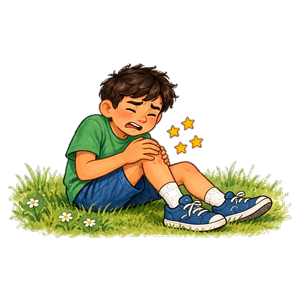
#> input picture tools/vocab-images/p4/soft/hurt.png, 300 x 300 px
$ python -i cut.py   (imports and definitions only)
#> lines starting #> are read from the running program, lines starting #| are printed output that depends on the picture; after the words box and inside, x2 and y2 are one past the last pixel; in counts of white or black regions, pixels touching at a corner belong together
"""Нарезка листов Spotlight 8 (копия sp7/cut.py, настройки листов сброшены): python3 cut.py <лист> <картинка> [<лист> <картинка> ...]
Ряды — по профилю строк (полоса рисунков, за ней полоса подписей). Внутри ряда —
кластеры по зазору (12 → 6 → 3); не сошлось — границы по самым пустым колонкам
около равных долей ряда. Выход: out/<лист>/<term>.png."""
import sys, os
import numpy as np
from PIL import Image
sys.path.insert(0, '..')
from lib import row, row_x, clusters_of, min_rgb_of, fname
from sheets import S
import lib
# фон — только чисто-белое и бесцветное; белое внутри рисунка остаётся
lib.BG_MIN, lib.BG_GREY, lib.KEEP_SOFT = 250, 8, True

# Сцены с белым содержимым (лёд, снег): фон вырезается вместе с ним — заливаем сцену целиком
FILL_OLD = None  # заливка дыр больше не нужна: её заменил строгий порог фона
FILL = set()
# вырезать зажатый белый фон (не везде: белое внутри пузырей пропадало)
# белое, которое чистка кусков фона не трогает: облачка, снег, разметка, облака у края сцены
KEEP_WHITE = set()
# ровно-белое внутри рисунка своё (облака в окне, мяч): снимаем только куски, выходящие наружу
PURE_EDGE = set()
# В Spotlight 5 много нарисованного белого (пузыри речи, бумага, облака): ровно-белое снимаем
# только если оно касается внешнего края; внутри рисунка — только для слов из PURE_ALL
PURE_ALL = set()
# сцены, где фон застрял между фигурами и под ногами: чистим жёстче
EXTRA = set()
HOLES = set()
# белая одежда без контура у края (халат): закрываем маску на N пикселей
CLOSE = {}
PURE_MN, PURE_MIN = 251, 120
# нарисованная тень под предметом: светлое тёплое пятно снаружи тёмного контура.
# Идём от прозрачного края по светлому, только в нижней половине и не глубже SHADOW_D
SHADOW_D = 30
NO_SHADOW = set()

# Листы, где генератор разложил картинки иначе, чем в промпте
# Границы клеток вручную: {лист: {номер ряда: [границы]}}; граница-ступенька (y, x_выше, x_ниже)
CUTS = {}
IMAGES = '/tmp/claude-0/-home-user-classroom/d4a2a0a4-519c-5b81-af84-18451bfcf9dd/images'

LAYOUT_SHEET = {}
ROW_TOP = {}
# мелкие отдельные детали — часть смысла (пустые кружки недели): не выкидывать как крошки
EDGE_D = 6
# В тренажёре под картинкой белая подложка: остатки белого не видны, а лишняя вырезка
# съедает облака и белую одежду. Режем мягко: только фон, связанный с краем листа
GENTLE = True
EW_MN, EW_SP = 228, 22
# рваный белый край (парус, стена): маску сглаживаем — закрываем рваные выемки, дыры, срезаем зубцы
SMOOTH = {}
# Сцена (картинка-виньетка с фоном) сплошная: её край, изъеденный по светлому небу и стенам,
# закрываем большим кругом и возвращаем исходные пиксели. Фигуры (люди, предметы) не трогаем —
# у них между руками и ногами настоящий фон. Сцена = доля заполнения выпуклой оболочки ≥ SCENE_SOLID.
SCENE_R, SCENE_SOLID = 24, 2.0  # выключено: закрытие заливало белым вогнутости у фигур
NO_SCENE = set()
# [11 lines left out: function is_scene, not called in this run]
# ключ «лист/подпись» — только для этого листа (часы листа 166 те же подписи, что у 117)
CUT_BOTTOM = {}  # остаток подписи под рисунком; ключ «подпись» или «лист/подпись»
CUT_LEFT = {}
CUT_RIGHT = {}  # кусок соседнего рисунка у правого края; ключ как у CUT_BOTTOM
NO_SPECK = set()

LAYOUT = {1: [1], 2: [2], 3: [3], 4: [2, 2], 5: [3, 2], 6: [3, 3], 7: [4, 3], 8: [4, 4], 9: [5, 4], 10: [5, 5], 11: [4, 4, 3], 12: [4, 4, 4], 13: [5, 4, 4]}

# [85 lines left out: functions bands, split_rows, column_cuts, erase_glued_captions, not called in this run]

# Предметы с нарисованной мягкой тенью рядом: оставляем только то, что внутри контура
OUTLINE_ONLY = set()

# [93 lines left out: functions outline_only, cut, not called in this run]


def clean_png(p, peel=12, pale=188, grey=30, speck=0.004, pure=250):
    """Белая кайма и крошки после вырезки: снимаем по контуру светлые бесцветные
    пиксели (не глубже peel), выкидываем мелкие островки отдельно от рисунка."""
#> called with p = '../p4/soft/hurt.png', peel = 12, pale = 188, grey = 30, speck = 0.004, pure = 250
    from scipy.ndimage import label, binary_dilation
    im = np.array(Image.open(p).convert('RGBA')).astype(np.int32)
    rgb, a = im[..., :3], im[..., 3]
#> a: shape (300, 300) int32; 192 distinct labels, from 0 to 255
    mn, mx = rgb.min(-1), rgb.max(-1)
    # фон листа — ровный 252-255 без оттенка; нарисованное белое (паруса, снег, скафандр)
    # с фактурой и тоном. Любой такой ровный кусок крупнее PURE_MIN — фон, где бы ни лежал:
    # между ногами, в кольце ключа, между стеблями
    if not p.endswith(tuple(f'/{fname(w)}' for w in KEEP_WHITE)):
        lab, n = label((a > 40) & (mn >= PURE_MN) & (mx - mn <= 4))
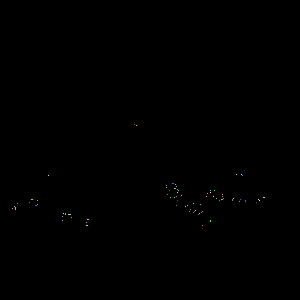
#> lab: shape (300, 300) int32; 78 distinct labels, from 0 to 77; one colour per label, 0 black
#> n = 77
        if n:
            sz = np.bincount(lab.ravel()); sz[0] = 0
#> after `sz = np.bincount(lab.ravel())`: sz = 78 values, max 89907 at index 0, min 1 at index 1, mean 1153.8
            big = np.where(sz >= PURE_MIN)[0]
#> big = empty array
            if GENTLE and not p.endswith(tuple(f'/{fname(w)}' for w in PURE_ALL)):
                edge = np.unique(lab[binary_dilation(a <= 40, iterations=2)])
#> edge = 24 values from 0 to 57
                big = np.array([i for i in big if i in edge], dtype=int)
            elif not p.endswith(tuple(f'/{fname(w)}' for w in PURE_ALL)):
                # касается края — фон; внутри рисунка — фон, только если вокруг него сплошной
                # рисунок (просвет между фигурами). Пузырь речи и листок висят на прозрачном
                # фоне — кольцо вокруг них в основном пустое, их оставляем
                edge = np.unique(lab[binary_dilation(a <= 40, iterations=2)])
                keep = []
                for i in big:
                    c = lab == i
                    if i in edge: keep.append(i); continue
                    ring = binary_dilation(c, iterations=14) & ~binary_dilation(c, iterations=5)
                    if ring.any() and (a[ring] > 40).mean() >= 0.93: keep.append(i)
                big = np.array(keep, dtype=int)
            a[np.isin(lab, big)] = 0
    if not GENTLE and not p.endswith(tuple(f'/{fname(w)}' for w in NO_SHADOW)):
        from scipy.ndimage import distance_transform_edt
        out = a <= 40
        ys = np.where((~out).any(1))[0]
        if len(ys):
            y_mid = ys[0] + (ys[-1] - ys[0]) * 0.5
            light = (~out) & (mn >= 140) & (rgb.sum(-1) >= 3 * 180) & (mx - mn <= 90)
            light[:int(y_mid)] = False
            labl, _ = label(light)
            touch = np.unique(labl[binary_dilation(out, iterations=2) & light]); touch = touch[touch > 0]
            a[np.isin(labl, touch) & (distance_transform_edt(~out) <= SHADOW_D)] = 0
    whitish = (mn >= pale) & (mx - mn <= grey)
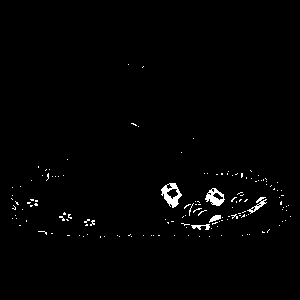
#> whitish: shape (300, 300) bool; 1.2% white; 146 white regions (141 under 20 px), largest, box (x1, y1, x2, y2) and area: (161, 183, 182, 208) 251, (205, 188, 225, 206) 188, (247, 197, 267, 214) 99, (191, 224, 210, 230) 60, (209, 215, 221, 223) 53
    for _ in range(3 if GENTLE else peel):
        solid = a > 128
        edge = solid & binary_dilation(~solid)
        hit = edge & whitish
        if not hit.any():
            break
        a[hit] = 0
#> a: shape (300, 300) int32; 192 distinct labels, from 0 to 255
    # мягкий край: светлым пикселям у контура — частичная прозрачность
    solid = a > 128
#> solid: shape (300, 300) bool; 28.1% white; 13 white regions (8 under 20 px), largest, box (x1, y1, x2, y2) and area: (9, 63, 292, 238) 24803, (181, 116, 195, 130) 112, (189, 135, 203, 149) 112, (167, 125, 180, 138) 105, (174, 142, 187, 155) 101
    edge = solid & binary_dilation(~solid)
#> edge: shape (300, 300) bool; 1.6% white in thin lines or dots, all inside (x1, y1, x2, y2) = (8, 63, 292, 238)
    soft = edge & (mn >= 190)
#> soft: shape (300, 300) bool; 0.23% white in thin lines or dots, all inside (x1, y1, x2, y2) = (10, 163, 290, 238)
    a[soft] = np.minimum(a[soft], np.clip((255 - mn[soft]) * 4, 60, 255))
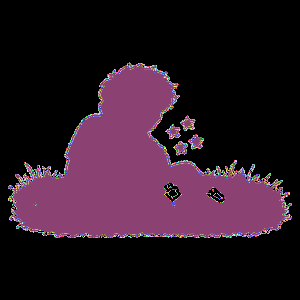
#> a: shape (300, 300) int32; 209 distinct labels, from 0 to 255; one colour per label, 0 black
    # дырки: зажатый между руками и предметами чистый фон, обведённый контуром
    lab, n = label((a > 128) & (mn >= 238) & (mx - mn <= 14))
#> lab: shape (300, 300) int32; 82 distinct labels, from 0 to 81
#> n = 81
    for i in range(1, n + 1):
        c = lab == i
        if c.sum() < 60 or mn[c].mean() < pure:
            continue
        ring = binary_dilation(c, iterations=3) & ~c
        if p.endswith(tuple(f'/{fname(w)}' for w in HOLES)):  # только по списку: белое внутри пузырей и бумаги — тоже «дырка»
            a[c] = 0
#> c: shape (300, 300) bool; 0.01% white in thin lines or dots, all inside (x1, y1, x2, y2) = (200, 225, 205, 226)
    # куски фона, отрезанные от края тенью или землёй: светлое и бесцветное,
    # связанное с прозрачным краем через светло-серое
    if not GENTLE and not p.endswith(tuple(f'/{fname(w)}' for w in KEEP_WHITE)):
        from scipy.ndimage import distance_transform_edt
        out = a <= 40
        M = (~out) & (mn >= 215) & (mx - mn <= 20)
        labm, _ = label(M)
        touch = np.unique(labm[binary_dilation(out) & M]); touch = touch[touch > 0]
        T = np.isin(labm, touch)
        dist = distance_transform_edt(~out)
        a[T & (((mn >= 245) & (mx - mn <= 10)) | ((mn >= 225) & (dist <= 6)))] = 0
        # белые куски у края целиком: светлое и бесцветное, связанное с прозрачным краем,
        # снимаем на всю глубину (небо, стены сцен, остатки листа). Повторяем: после первого
        # прохода открываются следующие слои
        for _ in range(3):
            out = a <= 40
            M = (~out) & (mn >= EW_MN) & (mx - mn <= EW_SP)
            labm, _ = label(M)
            touch = np.unique(labm[binary_dilation(out) & M]); touch = touch[touch > 0]
            if not len(touch): break
            a[np.isin(labm, touch)] = 0
    if not GENTLE and p.endswith(tuple(f'/{fname(w)}' for w in EXTRA)):
        out = a <= 40
        W = (~out) & (mn >= 244) & (mx - mn <= 10)
        labw, nw = label(W); sz = np.bincount(labw.ravel())
        a[np.isin(labw, [i for i in range(1, nw + 1) if sz[i] >= 60])] = 0
        out = a <= 40
        M = (~out) & (mn >= 232) & (mx - mn <= 14)
        labm, _ = label(M)
        touch = np.unique(labm[binary_dilation(out) & M]); touch = touch[touch > 0]
        a[np.isin(labm, touch)] = 0
    # кайма: у края рисунок акварельно переходит в белый. Вычитаем белый из цвета
    # цвет не трогаем (иначе серое у белых предметов темнеет в кольцо), только прозрачность:
    # чем белее пиксель у края, тем прозрачнее
    from scipy.ndimage import distance_transform_edt
    near = (a > 40) & (distance_transform_edt(a > 40) <= EDGE_D)
#> near: shape (300, 300) bool; 7.9% white; 22 white regions (15 under 20 px), largest, box (x1, y1, x2, y2) and area: (8, 63, 292, 238) 5739, (158, 177, 187, 208) 423, (201, 182, 231, 209) 384
    if near.any():
        c = rgb[near].astype(float)
        al = np.clip((255 - c.min(-1)) / 255 * 1.6, 0, 1)  # белое → 0, насыщенное и тёмное → 1
#> al = 7066 values, max 1 at index 4, min 0 at index 2875, mean 0.86
        al = np.where(c.min(-1) < 120, 1, al)
#> al = 7066 values, max 1 at index 2, min 0 at index 2875, mean 0.87
        a[near] = np.minimum(a[near], (al * 255).astype(np.int32))
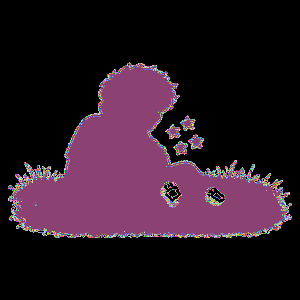
#> a: shape (300, 300) int32; 221 distinct labels, from 0 to 255; one colour per label, 0 black
    # полупрозрачное светлое за контуром: на тёмном фоне читается серой каймой — убираем целиком
    rgb2 = im[..., :3]; mn2, mx2 = rgb2.min(-1), rgb2.max(-1)
    if not GENTLE:
        a[(a < 235) & (mn2 >= 140) & (mx2 - mn2 <= 70)] = 0
    for w, frac in CUT_BOTTOM.items():
        sh, _, ww = w.rpartition('/') if w.split('/', 1)[0].isdigit() else ('', '', w)
        if p.endswith(f'/{sh}/{fname(ww)}' if sh else f'/{fname(ww)}'): a[int(a.shape[0] * frac):] = 0
    for w, frac in CUT_LEFT.items():
        if p.endswith(f'/{fname(w)}'): a[:, :int(a.shape[1] * frac)] = 0
    for w, frac in CUT_RIGHT.items():
        sh, _, ww = w.rpartition('/') if w.split('/', 1)[0].isdigit() else ('', '', w)
        if p.endswith(f'/{sh}/{fname(ww)}' if sh else f'/{fname(ww)}'): a[:, int(a.shape[1] * frac):] = 0
    lab, n = label(a > 40)
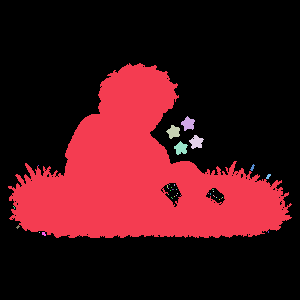
#> lab: shape (300, 300) int32; 41 distinct labels, from 0 to 40; one colour per label, 0 black
#> n = 40
    if n > 1 and not p.endswith(tuple(f'/{fname(w)}' for w in NO_SPECK)):
        sizes = np.bincount(lab.ravel()); sizes[0] = 0
#> after `sizes = np.bincount(lab.ravel())`: sizes = 41 values, max 64284 at index 0, min 1 at index 7, mean 2195.1
        big = sizes.max()
#> big = 25124
        small = np.isin(lab, np.where((sizes < speck * a.size) & (sizes < big))[0])
#> small: shape (300, 300) bool; 72.1% white; 1 black region, box (x1, y1, x2, y2) and area: (8, 63, 292, 238) 25124
        a[small] = 0
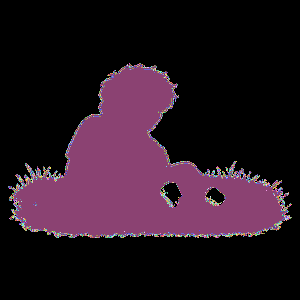
#> a: shape (300, 300) int32; 178 distinct labels, from 0 to 255; one colour per label, 0 black
    im[..., 3] = a
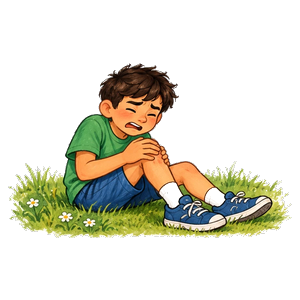
#> im: shape (300, 300, 4) int32; mean R, G, B, A 41.2, 39.4, 24.3, 68.1; transparent parts drawn white
    Image.fromarray(im.astype(np.uint8), 'RGBA').save(p)

# [6 lines not run here, left out]

>>> result = clean_png('../p4/soft/hurt.png')

$ run again, on tools/vocab-images/p4/soft/cut.png
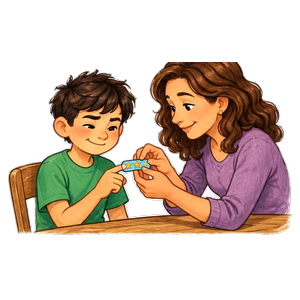
#> input picture tools/vocab-images/p4/soft/cut.png, 300 x 300 px
#> in clean_png, `lab, n = label((a > 40) & (mn >= PURE_MN) & (mx - mn <= 4))`: n = 45
#> sz = 46 values, max 89921 at index 0, min 1 at index 1, mean 1956.5
#> in clean_png, `big = np.where(sz >= PURE_MIN)[0]`: big = empty array
#> in clean_png, `edge = np.unique(lab[binary_dilation(a <= 40, iterations=2)])`: edge = 41 values from 0 to 45
#> whitish: shape (300, 300) bool; 0.33% white in thin lines or dots, all inside (x1, y1, x2, y2) = (68, 79, 291, 234)
#> after the loop in clean_png, `for _ in range(3 if GENTLE else peel):`:
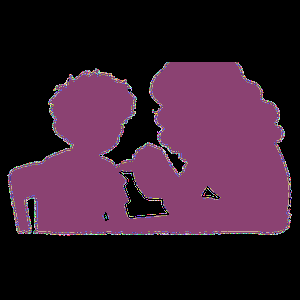
#> a: shape (300, 300) int32; 192 distinct labels, from 0 to 255; one colour per label, 0 black
#> soft: shape (300, 300) bool; 0.08% white in thin lines or dots, all inside (x1, y1, x2, y2) = (38, 88, 290, 234)
#> in clean_png, `lab, n = label((a > 128) & (mn >= 238) & (mx - mn <= 14))`: n = 5
#> near: shape (300, 300) bool; 10% white; 10 white regions (8 under 20 px), largest, box (x1, y1, x2, y2) and area: (8, 62, 292, 235) 8594, (196, 180, 226, 205) 382
#> in clean_png, `al = np.clip((255 - c.min(-1)) / 255 * 1.6, 0, 1)`: al = 8997 values, max 1 at index 1, min 0 at index 1193, mean 0.945
#> in clean_png, `al = np.where(c.min(-1) < 120, 1, al)`: al = 8997 values, max 1 at index 1, min 0 at index 1193, mean 0.956
#> in clean_png, `lab, n = label(a > 40)`: n = 41
#> sizes = 42 values, max 53893 at index 0, min 1 at index 2, mean 2142.9
#> in clean_png, `big = sizes.max()`: big = 36047
#> small: shape (300, 300) bool; 59.9% white; 1 black region, box (x1, y1, x2, y2) and area: (8, 62, 292, 235) 36047
#> in clean_png, `Image.fromarray(im.astype(np.uint8), 'RGBA').save(p)`:
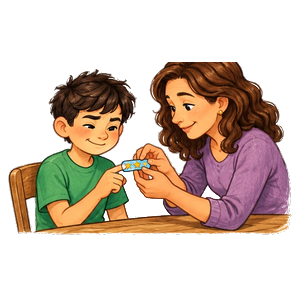
#> saved as cut.png: PIL image 300x300 RGBA; mean R, G, B, A 60.1, 43.3, 31.3, 100.1; transparent parts drawn white

$ run again, on tools/vocab-images/p4/soft/injure.png
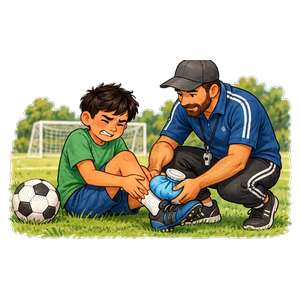
#> input picture tools/vocab-images/p4/soft/injure.png, 300 x 300 px
#> in clean_png, `lab, n = label((a > 40) & (mn >= PURE_MN) & (mx - mn <= 4))`: n = 64
#> sz = 65 values, max 89906 at index 0, min 1 at index 2, mean 1384.6
#> in clean_png, `big = np.where(sz >= PURE_MIN)[0]`: big = empty array
#> in clean_png, `edge = np.unique(lab[binary_dilation(a <= 40, iterations=2)])`: edge = [0, 47, 49, 53, 54, 55, 56, 57, 58, 59, 60, 61, 64]
#> whitish: shape (300, 300) bool; 2.1% white; 143 white regions (127 under 20 px), largest, box (x1, y1, x2, y2) and area: (19, 180, 57, 211) 481, (36, 121, 83, 154) 162, (144, 191, 160, 215) 153
#> soft: shape (300, 300) bool; 0.19% white in thin lines or dots, all inside (x1, y1, x2, y2) = (10, 77, 291, 238)
#> in clean_png, `lab, n = label((a > 128) & (mn >= 238) & (mx - mn <= 14))`: n = 100
#> near: shape (300, 300) bool; 7.6% white; 28 white regions (25 under 20 px), largest, box (x1, y1, x2, y2) and area: (8, 60, 292, 239) 6036, (19, 180, 52, 209) 476, (141, 188, 164, 212) 293
#> in clean_png, `al = np.clip((255 - c.min(-1)) / 255 * 1.6, 0, 1)`: al = 6845 values, max 1 at index 0, min 0 at index 1740, mean 0.853
#> in clean_png, `al = np.where(c.min(-1) < 120, 1, al)`: al = 6845 values, max 1 at index 0, min 0 at index 1740, mean 0.862
#> in clean_png, `lab, n = label(a > 40)`: n = 78
#> sizes = 79 values, max 49295 at index 0, min 1 at index 2, mean 1139.2
#> in clean_png, `big = sizes.max()`: big = 40597
#> small: shape (300, 300) bool; 54.9% white; 1 black region, box (x1, y1, x2, y2) and area: (8, 60, 292, 239) 40597
#> in clean_png, `Image.fromarray(im.astype(np.uint8), 'RGBA').save(p)`:
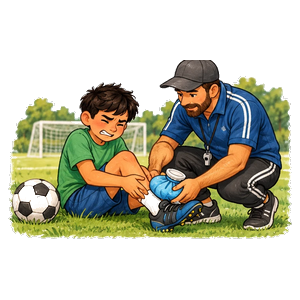
#> saved as injure.png: PIL image 300x300 RGBA; mean R, G, B, A 57.2, 56.3, 39.5, 112.4; transparent parts drawn white
